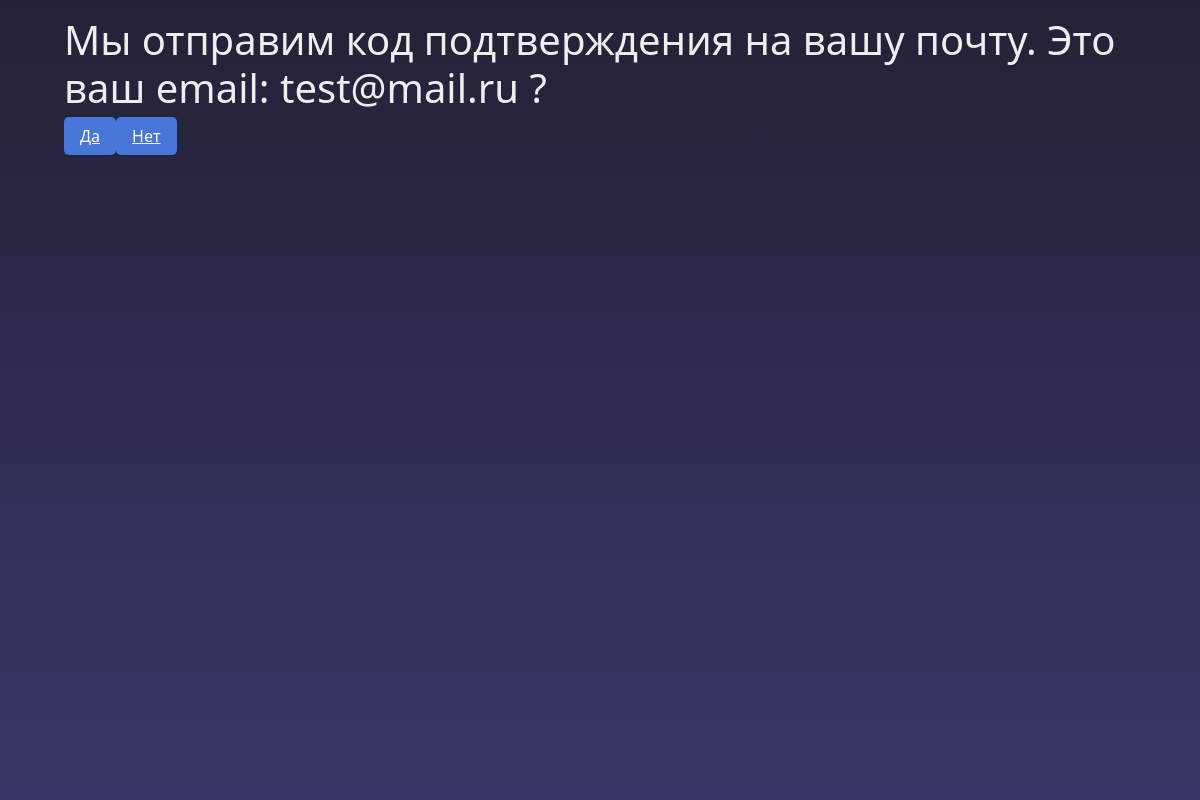
The page /is_your_email (signed in) on the database as committed earlier.
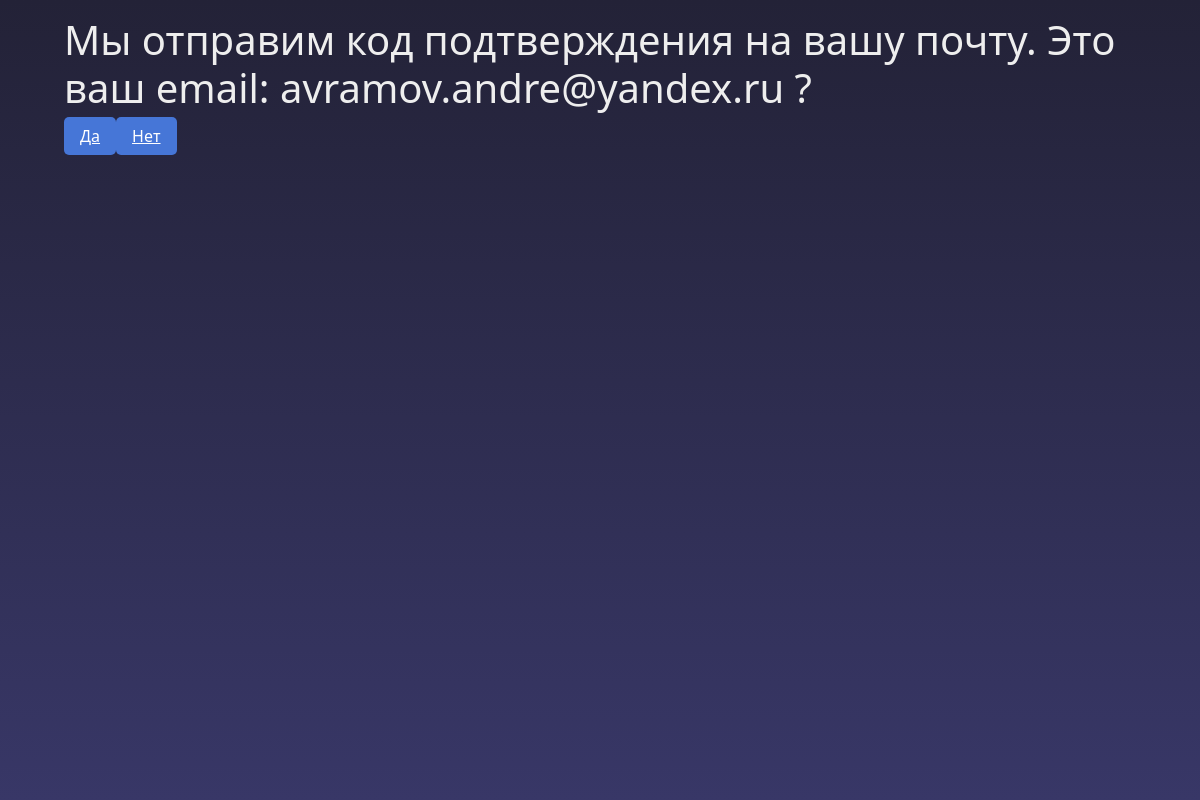
The same page on the database as committed later.
### data/users.py (models this page shows, shortened)
class User(SqlAlchemyBase, UserMixin):
    __tablename__ = 'users'
    id = sqlalchemy.Column(sqlalchemy.Integer, primary_key=True, autoincrement=True)
    nickname = sqlalchemy.Column(sqlalchemy.String, nullable=True)
    surname = sqlalchemy.Column(sqlalchemy.String, nullable=True)
    name = sqlalchemy.Column(sqlalchemy.String, nullable=True)
    age = sqlalchemy.Column(sqlalchemy.Integer, nullable=True)
    email = sqlalchemy.Column(sqlalchemy.String, index=True, unique=True, nullable=True)
    hashed_password = sqlalchemy.Column(sqlalchemy.String, nullable=True)
    modifed_date = sqlalchemy.Column(sqlalchemy.DateTime, default=datetime.datetime.now)
    level = sqlalchemy.Column(sqlalchemy.SmallInteger, default=0)
    favourite = sqlalchemy.Column(sqlalchemy.String, default='')
    confirm_code = sqlalchemy.Column(sqlalchemy.Integer, default=0)

### main.py (the view)
@app.route('/is_your_email', methods=['GET', 'POST'])
def is_your_email():
    if request.method == 'GET':
        id = int(session['_user_id'])
        email = db_sess.query(User).filter(User.id == id).first().email
        return render_template('is_your_email.html', email=email)

### main.py (called while the page is built)
@login_manager.user_loader
def load_user(user_id):
    return db_sess.query(User).get(user_id)

### templates/is_your_email.html
{% extends "base.html" %}
{% block body %}
</head>
<body>
<form method="post" class="form-group">
    <h1>Мы отправим код подтверждения на вашу почту. Это ваш email: {{ email }} ?</h1>
    <form action="/">
            <a class="back_button" href="/confirm_profile">Да</a><a class="back_button" href="/mail">Нет</a>
    </form>
</form>
</body>
{% endblock %}

### templates/base.html (shortened to what this page needs)
<!DOCTYPE html>
<html lang="en">
    <head>
        <link rel="stylesheet" href="https://cdn.jsdelivr.net/npm/bootstrap@5.1.3/dist/css/bootstrap.min.css">
        <link rel="stylesheet" href="{{ url_for('static', filename='css/all.css') }}">
    </head>
    <body>
        <div class="bg"></div>
        <div class="mainframe">
            {% block body %}{% endblock %}
        </div>
    </body>
</html>

### static/css/all.css (style rules this page uses)
body { font-size: 125%; }
.bg { background: rgb(36,35,43); background: linear-gradient(180deg, rgba(35,34,55,1) 0%, rgba(56,55,103,1) 100%); width: 100vw; height: 100vh; position: fixed; z-index: -1; }
.mainframe { color: #eee; padding: 16px 64px; }
.back_button { appearance: none; border: 0; border-radius: 5px; background: #4676D7; color: #fff; padding: 8px 16px; font-size: 16px; }

Rows that differ between the two databases and show on the page:
changed User: email "test@mail.ru" → "avramov.andre@yandex.ru"
